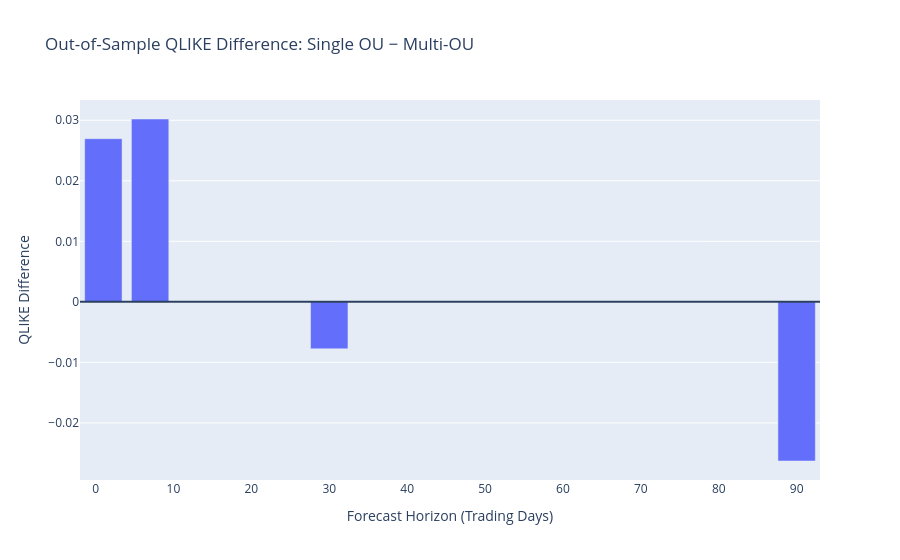

This figure's notebook cell:
### Code cell
qlike_data = comparison.reset_index()

fig = px.bar(
    qlike_data,
    x="horizon",
    y="qlike_difference",
    title="Out-of-Sample QLIKE Difference: Single OU − Multi-OU"
)

fig.update_layout(
    xaxis_title="Forecast Horizon (Trading Days)",
    yaxis_title="QLIKE Difference"
)

fig.add_hline(y=0)

fig.show()

### Figure 1 — Plotly figure (JSON) as saved in the notebook; plotly's stock layout.template omitted (floating-point values rounded to 4 significant figures)
{"data": [{"hovertemplate": "horizon=%{x}<br>qlike_difference=%{y}<extra></extra>", "legendgroup": "", "marker": {"color": "#636efa", "pattern": {"shape": ""}}, "name": "", "orientation": "v", "showlegend": false, "textposition": "auto", "type": "bar", "x": [1, 7, 30, 90], "xaxis": "x", "y": [0.02696, 0.03021, -0.007762, -0.0263], "yaxis": "y"}], "layout": {"barmode": "relative", "legend": {"tracegroupgap": 0}, "shapes": [{"type": "line", "x0": 0, "x1": 1, "xref": "x domain", "y0": 0, "y1": 0, "yref": "y"}], "title": {"text": "Out-of-Sample QLIKE Difference: Single OU − Multi-OU"}, "xaxis": {"anchor": "y", "domain": [0, 1], "title": {"text": "Forecast Horizon (Trading Days)"}}, "yaxis": {"anchor": "x", "domain": [0, 1], "title": {"text": "QLIKE Difference"}}}}
